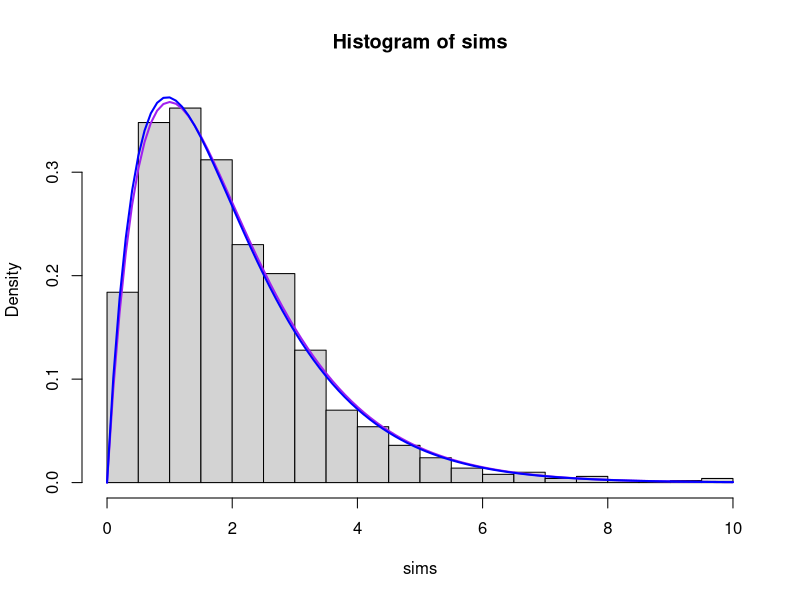
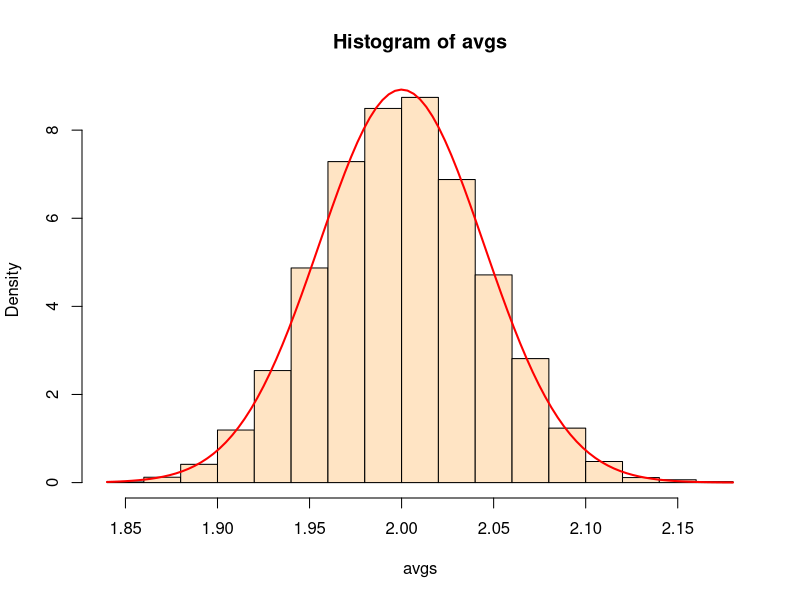

These charts were generated, in order, by the following R code:
#the gamma dist'n
?dgamma
#shape parameter
alpha=2
#rate parameter
beta=1

nsims=1000
#simulating from the gamma
sims=rgamma(nsims, alpha, beta)
mu.hat=mean(sims)
v.hat=var(sims)
beta.hat=mu.hat/v.hat
beta.hat
alpha.hat=mu.hat*beta.hat
alpha.hat
#plotting the histogram
hist(sims, breaks=25, prob=TRUE, ylim=c(0, dgamma(1, alpha.hat, beta.hat)))
#superimposing the theoretical density
curve(dgamma(x, alpha, beta), add=TRUE, col="purple", lwd=2)

#fitting the density curve
#moment matching
#mean of gamma = alpha/beta = mean(sims)
#variance of gamma = alpha/beta^2 = var(sims)
mu.hat=mean(sims)
v.hat=var(sims)

beta.hat=mu.hat/v.hat
beta.hat
alpha.hat=mu.hat*beta.hat
alpha.hat

#plot the fitted density
curve(dgamma(x, alpha.hat, beta.hat), add=TRUE, col="blue", lwd=2)

#demo of the Central Limit Theorem
#define a function which calculates the average of 
#a simulated batch of gammas
avg.gamma<-function(n, a, b){
  sims=rgamma(n, a, b)
  return(mean(sims))
}
#repeat this function many times
n.batches=7000
avgs=replicate(n.batches, avg.gamma(nsims, alpha, beta))
#plot the histogram
hist(avgs, col="bisque", prob=TRUE)
#theoretical parameters of the bell curve
mu.norm=alpha/beta
sigma.norm=sqrt(alpha)/beta/sqrt(nsims)
curve(dnorm(x, mean=mu.norm, sd=sigma.norm), lwd=2, col="red", add=TRUE)
